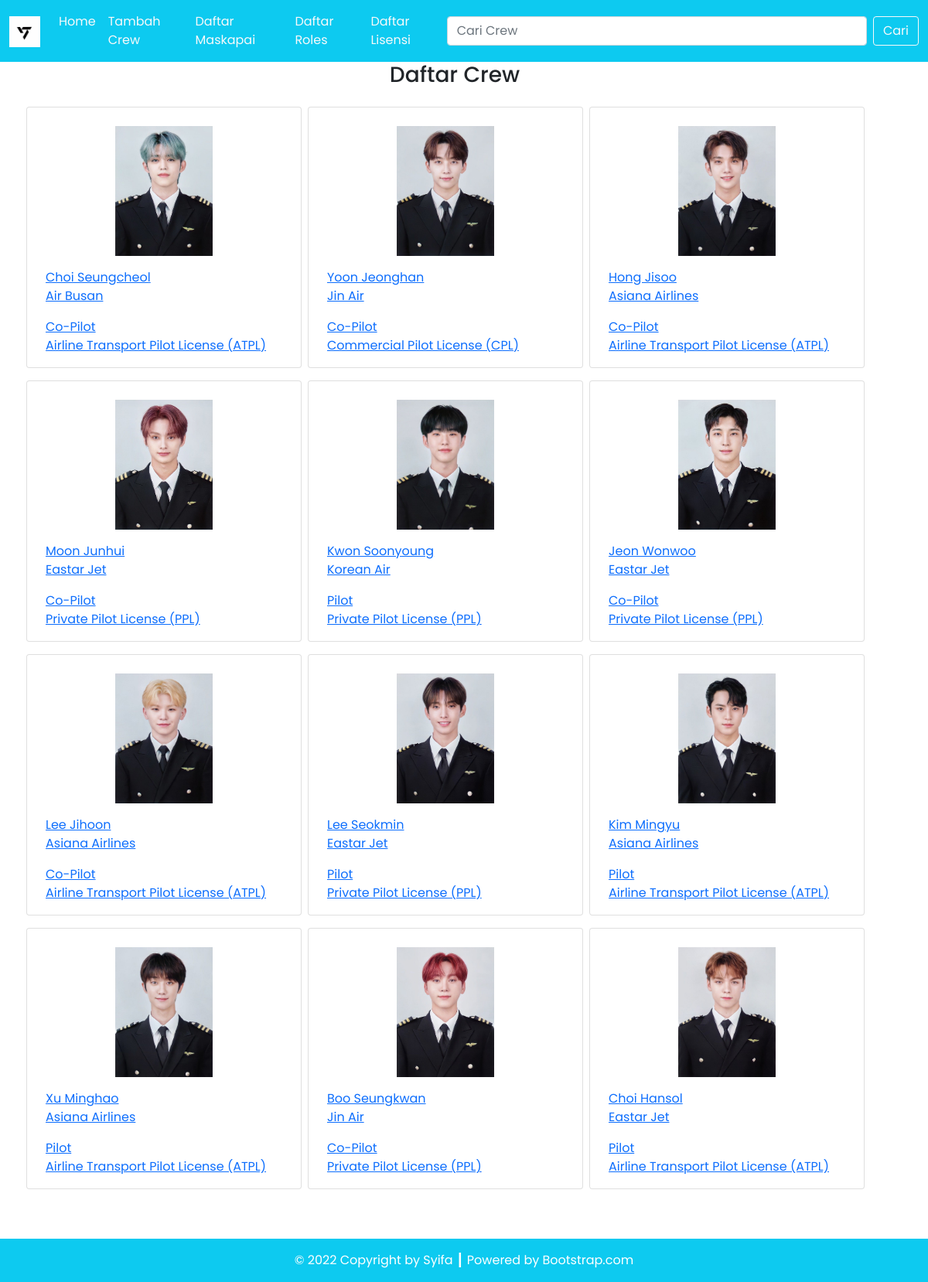
/penerbangan/index.php, run on the app's committed database.
### tables this page shows
CREATE TABLE `crew` (
  `crew_id` int(11) NOT NULL,
  `crew_foto` varchar(255) NOT NULL,
  `crew_nama` varchar(100) NOT NULL,
  `maskapai_id` int(11) NOT NULL,
  `roles_id` int(11) NOT NULL,
  `lisensi_id` int(11) NOT NULL
);

CREATE TABLE `maskapai` (
  `maskapai_id` int(11) NOT NULL,
  `maskapai_nama` varchar(100) NOT NULL
);

CREATE TABLE `roles` (
  `roles_id` int(11) NOT NULL,
  `roles_nama` varchar(100) DEFAULT NULL
);

CREATE TABLE `lisensi` (
  `lisensi_id` int(11) NOT NULL,
  `lisensi_nama` varchar(100) NOT NULL
);

### penerbangan/config/db.php (called while the page is built)
<?php
$DB_HOST = "localhost";
$DB_USERNAME = "root";
$DB_PASSWORD = "";
$DB_NAME = "db_penerbangan";
?>

### penerbangan/classes/DB.php (called while the page is built, shortened)
<?php
class DB
{
    private $hostname;
    private $username;
    private $password;
    private $dbname;
    private $conn;
    private $result;
    function __construct($hostname, $username, $password, $dbname)
    {
        $this->hostname = $hostname;
        $this->username = $username;
        $this->password = $password;
        $this->dbname = $dbname;
    }
    function open()
    {
        $this->conn = mysqli_connect($this->hostname, $this->username, $this->password, $this->dbname);
    }
    function execute($query)
    {
        $this->result = mysqli_query($this->conn, $query);
    }
    function getResult()
    {
        return mysqli_fetch_array($this->result);
    }
}

### penerbangan/classes/Crew.php (called while the page is built, shortened)
<?php
class Crew extends DB
{
    function getCrewJoin()
    {
        $query = "SELECT * FROM crew JOIN maskapai ON crew.maskapai_id=maskapai.maskapai_id JOIN roles ON crew.roles_id=roles.roles_id JOIN lisensi ON crew.lisensi_id=lisensi.lisensi_id ORDER BY crew.crew_id";
        return $this->execute($query);
    }
}

### penerbangan/index.php (the view, shortened to what this page needs)
<?php
include('config/db.php');
include('classes/DB.php');
include('classes/Lisensi.php');
include('classes/Crew.php');
include('classes/Template.php');
$listCrew = new Crew($DB_HOST, $DB_USERNAME, $DB_PASSWORD, $DB_NAME);
$listCrew->open();
$listCrew->getCrewJoin();
if (isset($_POST['btn-cari'])) {
    $listCrew->searchCrew($_POST['cari']);
} else {
    $listCrew->getCrewJoin();
}
$data = null;
$count = 0;
while ($row = $listCrew->getResult()) {
    if ($count % 3 == 0) {
        $data .= '<div class="row justify-content-center">';
    }
    $data .= '<div class="col-sm-4 gx-2 gy-3 justify-content-center">' .
        '<div class="card pt-4 px-2 crew-thumbnail">
        <a href="detail.php?id=' . $row['crew_id'] . '">
            <div class="row justify-content-center">
                <img src="assets/images/' . $row['crew_foto'] . '" class="card-img-top" alt="' . $row['crew_foto'] . '">
            </div>
            <div class="card-body">
                <p class="card-text crew-nama my-0">' . $row['crew_nama'] . '</p>
                <p class="card-text maskapai-nama">' . $row['maskapai_nama'] . '</p>
                <p class="card-text roles-nama my-0">' . $row['roles_nama'] . '</p>
                <p class="card-text lisensi-nama my-0">' . $row['lisensi_nama'] . '</p>
            </div>
        </a>
    </div>
    </div>';
    if (($count + 1) % 3 == 0) {
        $data .= '</div>';
    }
    $count++;
}

### penerbangan/classes/Template.php (shortened to what this page needs)
<?php
class Template
{
    var $content = '';
    function __construct($filename = '')
    {
        $this->content = implode('', @file($filename));
    }
    function clear()
    {
        $this->content = preg_replace("/DATA_[A-Z|_|0-9]+/", "", $this->content);
    }
    function write()
    {
        print $this->content;
    }
    function replace($old = '', $new = '')
    {
        if (is_int($new)) {
            $value = sprintf("%d", $new);
        } elseif (is_float($new)) {
            $value = sprintf("%f", $new);
        } elseif (is_array($new)) {
            $value = '';
            foreach ($new as $item) {
                $value .= $item . ' ';
            }
        } else {
            $value = $new;
        }
        $this->content = preg_replace("/$old/", $value, $this->content);
    }
}

### data on the page
crew: crew_foto (picture), crew_nama "Choi Seungcheol", maskapai.maskapai_nama "Air Busan", roles.roles_nama "Co-Pilot", lisensi.lisensi_nama "Airline Transport Pilot License (ATPL)"
crew: crew_foto (picture), crew_nama "Yoon Jeonghan", maskapai.maskapai_nama "Jin Air", roles.roles_nama "Co-Pilot", lisensi.lisensi_nama "Commercial Pilot License (CPL)"
crew: crew_foto (picture), crew_nama "Hong Jisoo", maskapai.maskapai_nama "Asiana Airlines", roles.roles_nama "Co-Pilot", lisensi.lisensi_nama "Airline Transport Pilot License (ATPL)"
crew: crew_foto (picture), crew_nama "Moon Junhui", maskapai.maskapai_nama "Eastar Jet", roles.roles_nama "Co-Pilot", lisensi.lisensi_nama "Private Pilot License (PPL)"
crew: crew_foto (picture), crew_nama "Kwon Soonyoung", maskapai.maskapai_nama "Korean Air", roles.roles_nama "Pilot", lisensi.lisensi_nama "Private Pilot License (PPL)"
crew: crew_foto (picture), crew_nama "Jeon Wonwoo", maskapai.maskapai_nama "Eastar Jet", roles.roles_nama "Co-Pilot", lisensi.lisensi_nama "Private Pilot License (PPL)"
crew: crew_foto (picture), crew_nama "Lee Jihoon", maskapai.maskapai_nama "Asiana Airlines", roles.roles_nama "Co-Pilot", lisensi.lisensi_nama "Airline Transport Pilot License (ATPL)"
crew: crew_foto (picture), crew_nama "Lee Seokmin", maskapai.maskapai_nama "Eastar Jet", roles.roles_nama "Pilot", lisensi.lisensi_nama "Private Pilot License (PPL)"
crew: crew_foto (picture), crew_nama "Kim Mingyu", maskapai.maskapai_nama "Asiana Airlines", roles.roles_nama "Pilot", lisensi.lisensi_nama "Airline Transport Pilot License (ATPL)"
crew: crew_foto (picture), crew_nama "Xu Minghao", maskapai.maskapai_nama "Asiana Airlines", roles.roles_nama "Pilot", lisensi.lisensi_nama "Airline Transport Pilot License (ATPL)"
crew: crew_foto (picture), crew_nama "Boo Seungkwan", maskapai.maskapai_nama "Jin Air", roles.roles_nama "Co-Pilot", lisensi.lisensi_nama "Private Pilot License (PPL)"
crew: crew_foto (picture), crew_nama "Choi Hansol", maskapai.maskapai_nama "Eastar Jet", roles.roles_nama "Pilot", lisensi.lisensi_nama "Airline Transport Pilot License (ATPL)"
